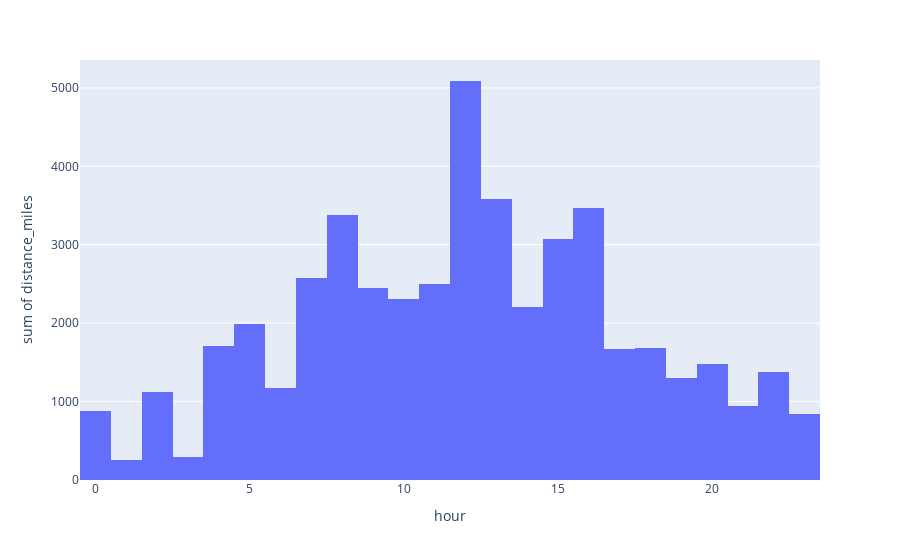

Notebook source saved alongside this figure:
### Code cell
fig=px.histogram(df_heavy_spokane, x="hour", y='distance_miles')
fig.show()

### Figure 1 — Plotly figure (JSON) as saved in the notebook; plotly's stock layout.template omitted (floating-point values rounded to 4 significant figures; data arrays with more than 128 entries replaced by an {"elided": "..."} marker saying what was removed)
{"data": [{"alignmentgroup": "True", "bingroup": "x", "histfunc": "sum", "hovertemplate": "hour=%{x}<br>sum of distance_miles=%{y}<extra></extra>", "legendgroup": "", "marker": {"color": "#636efa", "pattern": {"shape": ""}}, "name": "", "offsetgroup": "", "orientation": "v", "showlegend": false, "type": "histogram", "x": {"elided": "659 int values"}, "xaxis": "x", "y": {"elided": "659 float values"}, "yaxis": "y"}], "layout": {"autosize": true, "barmode": "relative", "legend": {"tracegroupgap": 0}, "margin": {"t": 60}, "xaxis": {"anchor": "y", "autorange": true, "domain": [0, 1], "range": [-0.5, 23.5], "title": {"text": "hour"}, "type": "linear"}, "yaxis": {"anchor": "x", "autorange": true, "domain": [0, 1], "range": [0, 5356.0], "title": {"text": "sum of distance_miles"}, "type": "linear"}}}
